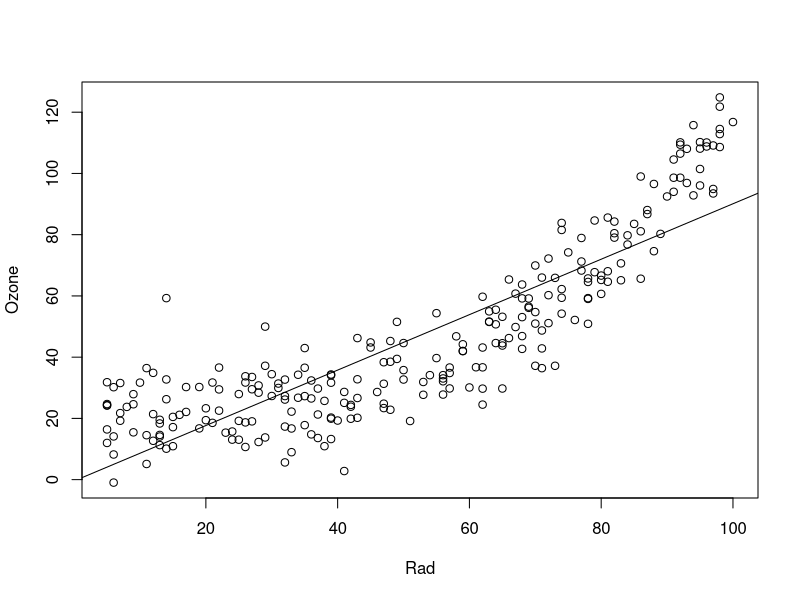
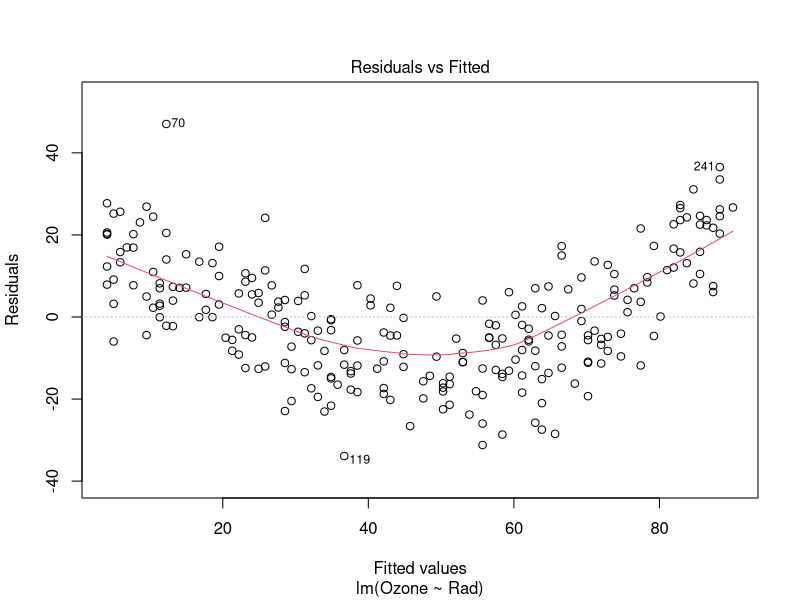
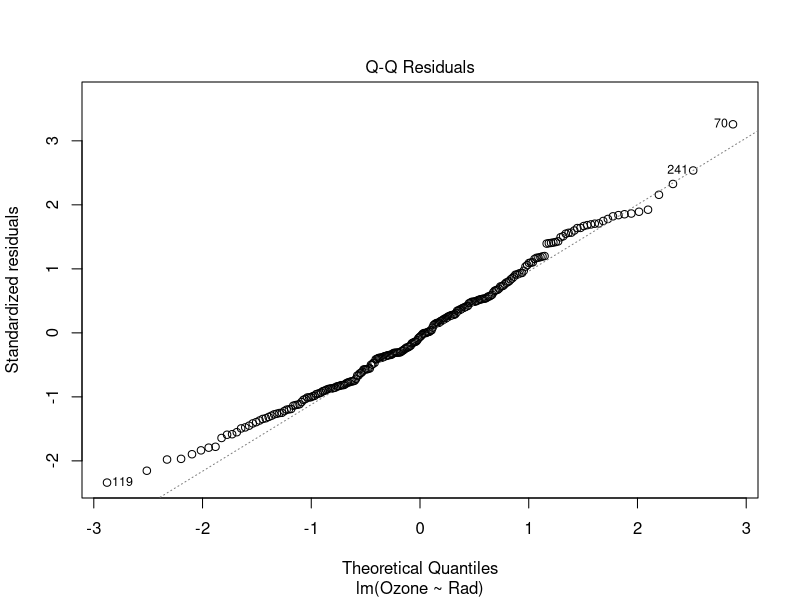
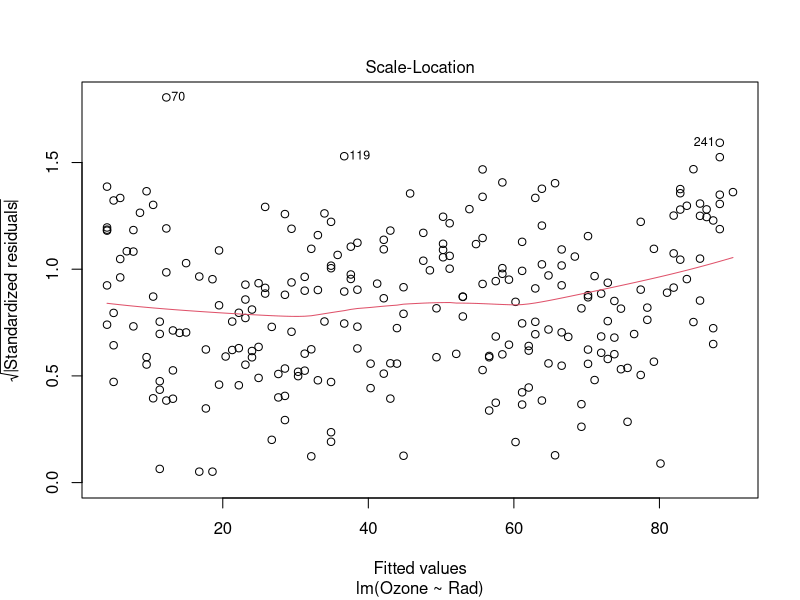
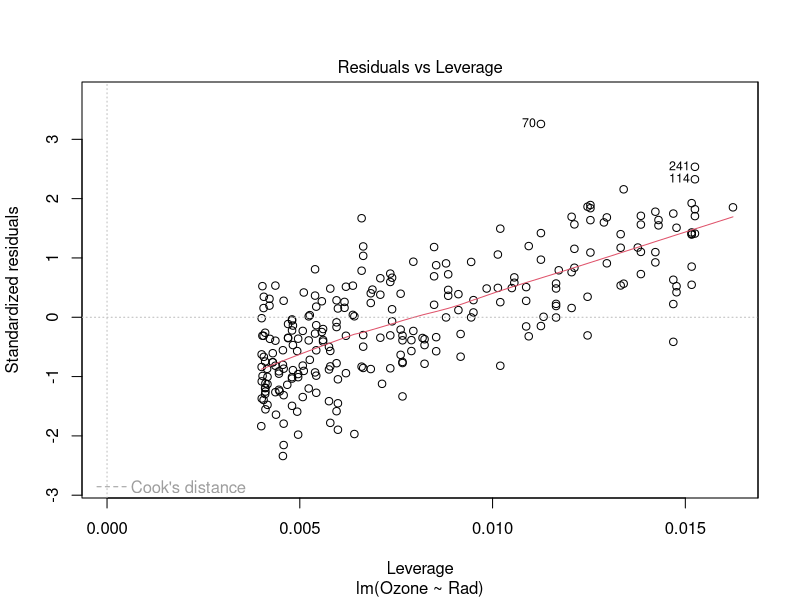
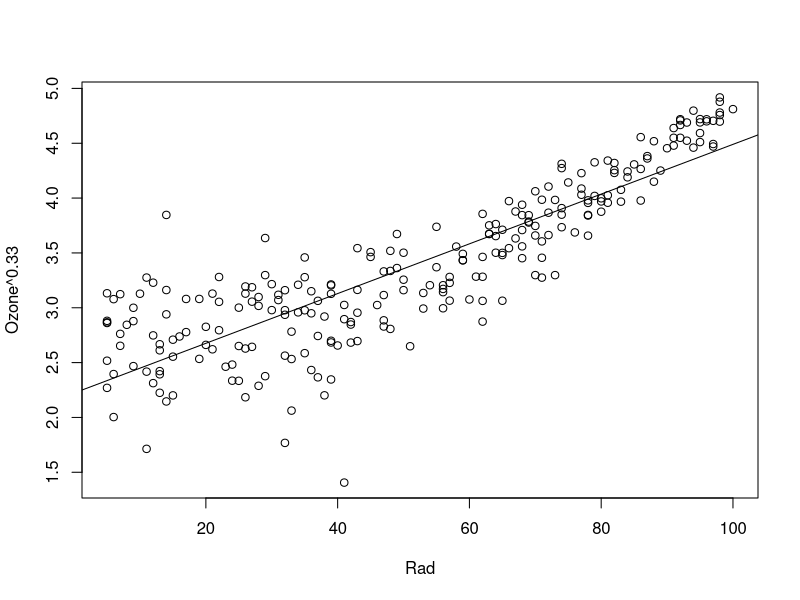
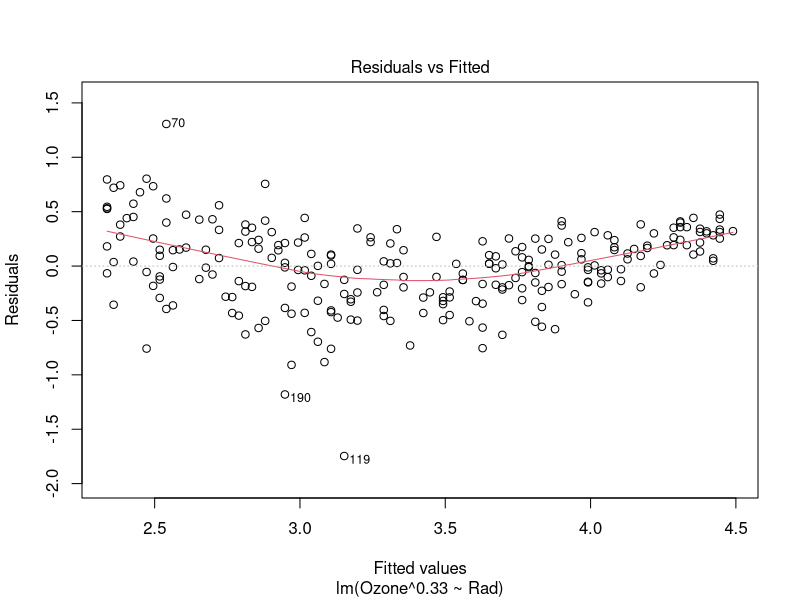
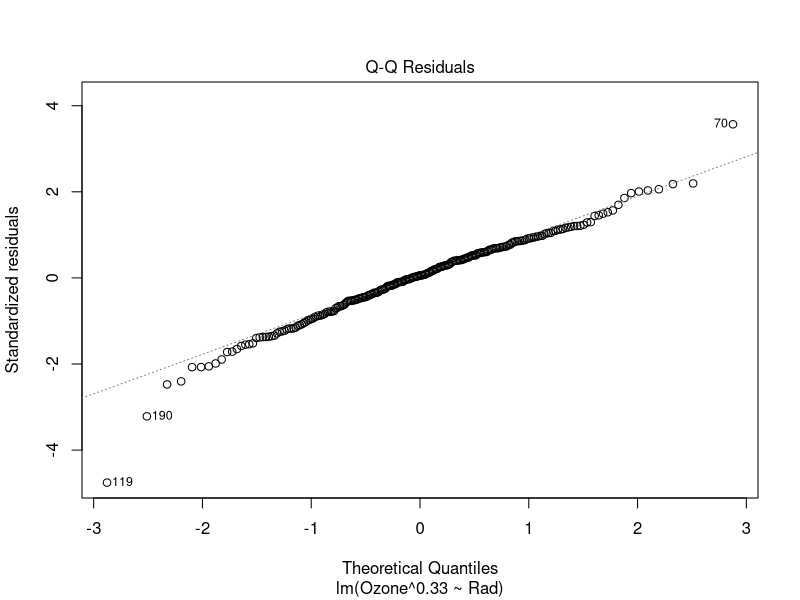

Write R code to recreate these figures, in order. (Note: this script raises an error after producing the figures.)
# Lecture # 9 Tutorial - a few more examples from linear regression then ANOVA

# First, look at some transformations
Rad <- sample(5:100,250,replace=T)                       # generate some "radiation" data
Ozone <- (5+Rad^3)/10000+rnorm(length(Rad),0,sd=10)+20   # generate some "ozone" data
plot(Ozone~Rad)                                          # obviously non-linear
summary(lm(Ozone~Rad))                                   # but summary stats say it's pretty good!
abline(lm(Ozone~Rad)$coefficients)                       # and linear model doesn't look too bad either
plot(lm(Ozone~Rad))                                      # but check out the diagnostic plots

# Ok - let's try some solutions - start by transforming the response
plot(Ozone^0.33~Rad)                                  # cube root of Ozone?
abline(lm(Ozone^0.33~Rad)$coefficients)
plot(lm(Ozone^0.33~Rad))                              # look at diagnostic plots

# Ok, try transforming the predictor
Rad3 <- Rad^3                                         # new predictor = cube of original
plot(Ozone~Rad3)                                      # whoa, that's more like it!
abline(lm(Ozone~Rad3)$coefficients)
summary(lm(Ozone~Rad3))                               # very strong model
plot(lm(Ozone~Rad3))                                  # residual diagnostic plots look good!

# Logistic Regression
# first let's look at basic form of logistic eqn
x <- seq(-5,5,0.5)                                      # Set up range of arbitrary x
B0 <- 0.5                                               # coefficients in equation
B1 <- 2.0
E_x.y <- (exp(B0+B1*x))/(1+exp(B0+B1*x))                # compute E(x|y) for range of x
plot(x,E_x.y,type="l",lwd=2,col="red")                  # plot it
B1 <- -2                                                # negative slope
E_x.y <- (exp(B0+B1*x))/(1+exp(B0+B1*x))
lines(x,E_x.y,type="l",lwd=2,col="blue")                # plot it

# Let's tranform to linear
eta <- log(E_x.y/(1-E_x.y))                           # compute Eta for values of x
plot(x,eta,ylab="Eta",lwd=2,col="red",type="l")       # ok, that's pretty linear!
lm(eta~x)$coef                                        # slope and intercept of linear model (B0, B1)
eta.hat=lm(eta~x)$fitted                              # estimate model to predict Eta as f(x)
p_hat=exp(eta.hat)/(1+exp(eta.hat))                   # inverse transform back to probabilities
plot(x,p_hat)                                         # Plot result!

# In R we use "glm" because we are estimating from data!
# Lets do Ozone using "airquality data set
rm(Ozone)                                             # First, remove variable we previously created
?airquality
head(airquality)                                      # Check out this builtin data set
airq <- na.omit(airquality)                           # Get rid of missing data
attach(airq)                                          # Makes life easier - don't have to use dataframe name
hist(Ozone)                                           # look quickly at the data
plot(Temp,Ozone)
bad.ozone=as.integer(Ozone>50)                        # let's arbitrarily define Ozone > 50 as "bad", coded as 0,1
plot(Temp,bad.ozone,pch=16,ylab="Bad Ozone")          # wanto to model this relationship
ozone.glm=glm(bad.ozone~Temp,family="binomial")       # estimate glm
plot(Temp,ozone.glm$fitted.values,ylab="P(Bad)",      # plot the model
     col="red",pch=16, main="Prob. Bad O3 vs Temperature")                             

# Analysis of Variance - ANOVA
ozone.low <- subset(airq,airq[,"Temp"]<75)   # Define 3 groups in airq based on Temperature
ozone.med <- subset(airq,airq[,"Temp"]>74 & airq[,"Temp"]<85)
ozone.hgh <- subset(airq,airq[,"Temp"]>84)

# Look at the ditribution of Ozone values in each group
par(mfrow=c(2,2))
hist(Ozone,col="blue",main="All Data",xlab="Ozone PPB")
hist(ozone.low[,"Ozone"],col="blue",main="Temperatures < 75F",xlab="Ozone PPB")
hist(ozone.med[,"Ozone"],col="blue",main="Temperatures > 74F & < 85F",xlab="Ozone PPB")
hist(ozone.hgh[,"Ozone"],col="blue",main="Temperatures > 84F",xlab="Ozone PPB")

# Create a factor for each group and extimate ANOVA
oz.levels <- cut(airq[,"Temp"],breaks=c(55,74,85,99),names=c("Low","Med","High"))
oz.lm <- aov(Ozone~oz.levels)
summary(oz.lm)

# Look at separability of means in each group (I love boxplots!)
par(mfrow=c(1,1))
boxplot(Ozone~oz.levels,col="red",notch=T,ylim=c(0,150),main="Ozone Stratified by Temperature")

# Plot residuals
plot(oz.lm$fitted.values,oz.lm$fitted.values+oz.lm$residuals,
     xlab="Group Means",ylab="Ozone",pch=16,col="red",main="Analysis of Variance")

# Do t-test on each pair of means from different groups
pairwise.t.test(Ozone,oz.levels)

# Another ANOVA -  on builtin dataset "PlantGrowth"
# First, look at data
?PlantGrowth	             # look at documentation
PlantGrowth                # dry weight of plants grown under control and two treatments
names(PlantGrowth)         # Check out names of columns
class(PlantGrowth)         # what type of object is PlantGrowth
class(PlantGrowth$weight)  # what type of object is the weight column
class(PlantGrowth$group)   # What type of object is the group column

# Let's take a look at how the data map to the groups
boxplot(weight ~ group, data = PlantGrowth, main = "PlantGrowth data",
        ylab = "Dried weight of plants", col = "red", varwidth = TRUE)
stripchart(weight~group,data=PlantGrowth,vertical=T,pch=16,col="red")  # different way of looking at data

# Now do ANOVA
pg.lm <- lm(weight~group,data=PlantGrowth)
summary(pg.lm)
anova(pg.lm)

# More meaningful
pg.aov <- aov(weight~group,data=PlantGrowth)
summary(pg.aov)

# Do pairwise comparisons among means
pairwise.t.test(PlantGrowth$weight,PlantGrowth$group)

# Finally, look at some basic, useful functionality in R
# First - Vector math - avoids loops - e.g. sums of squares

# generate some data
x <- rnorm(100,100,5)
y <- rnorm(100,150,5)

# A single line computes pairwise deltas
x-y

# Another example - compute sum of squares in x
x-mean(x)      # don't need a loop!
SSx <- sum((x-mean(x))^2)
SSX

# Finally, lets look at apply - function, which allows you to apply
# any defined function over rows or columns of a matrix or dataframe

x <- matrix(rnorm(500),100,5)     # create matrix
row.means <- apply(x,1,mean)      # estimate means for each row
col.means <- apply(x,2,mean)      # estimate means for each col
row.medians <- apply(x,1,median)  # estimate medians for each row
plot(row.means,row.medians)

# Suppose we have grouped data

x <- rnorm(100)                   # generate some data
grps <- c(rep(1,50),rep(2,50))    # generate some groups
cbind(x,grps)                     # take a look
grp.means <- tapply(x,grps,mean)  # compute means of each group
grp.means                         # take a look


